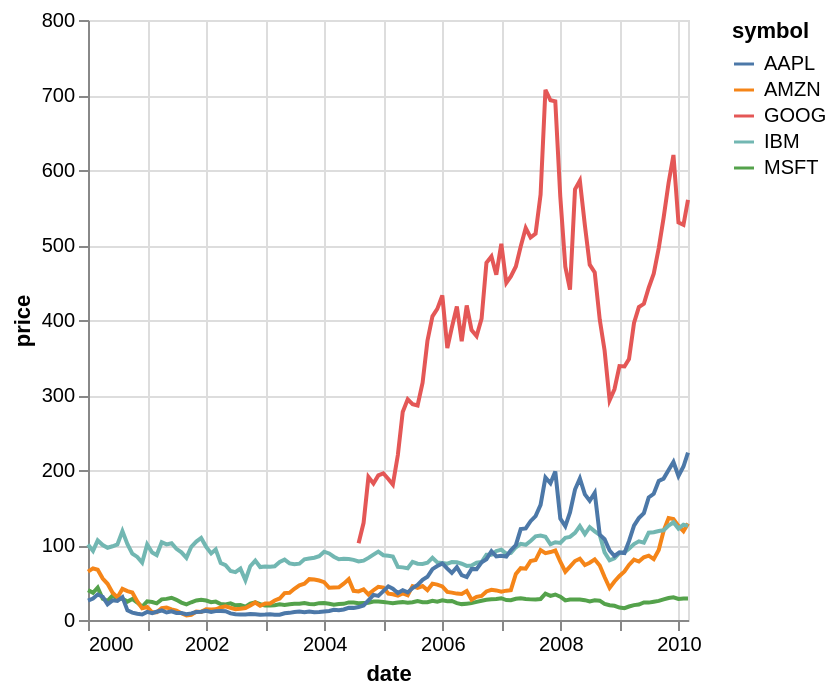

Express this chart as Vega-Lite.
### Vega-Lite specification from a JSON file in a GitHub repository (floating-point values rounded to 4 significant figures; data arrays with more than 128 entries replaced by an {"elided": "..."} marker saying what was removed)
{"$schema": "https://vega.github.io/schema/vega-lite/v4.json", "description": "Stock prices of 5 Tech Companies over Time.", "data": {"values": {"elided": "560 records"}}, "mark": "line", "encoding": {"x": {"field": "date", "type": "temporal"}, "y": {"field": "price", "type": "quantitative"}, "color": {"field": "symbol", "type": "nominal"}}}
